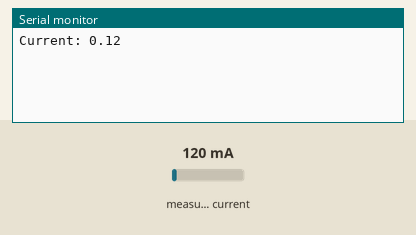
Simulated run of this sketch. Board: Arduino Uno, built with avr-gcc and run on an emulated ATmega328P. On the bench: the last lines printed to the serial monitor. Inputs (shaded band) come from the test bench; at power-on: measured current 120 mA. WiFi joins after 1.5 s; servers stay silent unless stated.

Above: at 2.7 s.
2.8 s: measured current set to 40 mA
At 4.6 s:
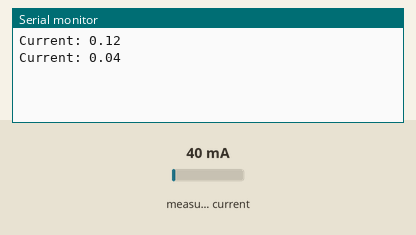
6.1 s: measured current set to 500 mA
At 8.1 s:
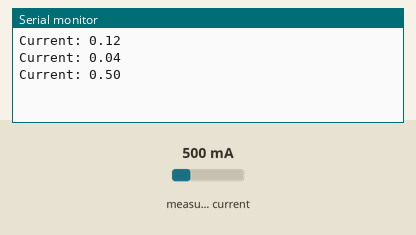
Timing chart, 0 to 9.6 s (numbered marks = the images above; inputs shaded):
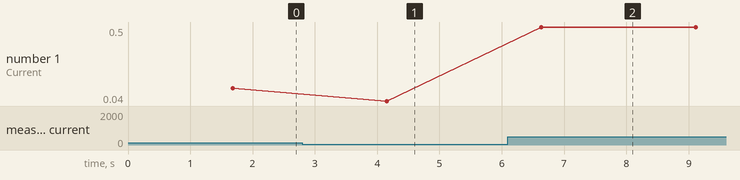

Measured:
- after the input at 2.8 s, the serial monitor: prints a new line after 1.4 s (image 1)
- after the input at 6.1 s, the serial monitor: prints a new line after 0.54 s (image 2)
- plotted number 1: 0.12 → 0.04 after the input at 2.8 s, 0.04 → 0.5 after the input at 6.1 s

The sketch:

Current_Thingspeak.ino
```cpp
#include <ThingSpeak.h>
#include <SPI.h>
#include <Ethernet.h>
#include "EmonLib.h"

EnergyMonitor emon1;
byte mac[] = { 0xDE, 0xAD, 0xBE, 0xEF, 0xFE, 0xED};
EthernetClient client;
// On Arduino:  0 - 1023 maps to 0 - 5 volts
//#define VOLTAGE_MAX 5.0
//#define VOLTAGE_MAXCOUNTS 1023.0

unsigned long myChannelNumber = 565822;               //Channel ID from ThingSpeak
const char * myWriteAPIKey = "Q911NONG0Z679KR9";      //Write API Key Derived from ThingSpeak

void setup()
{
  Serial.begin(9600);
  emon1.current(1, 111.1);
  Ethernet.begin(mac);
  ThingSpeak.begin(client);
}

void loop()
{
  float Irms = emon1.calcIrms(1480);
  Serial.print("Current: ");
  Serial.println(Irms);
  Serial.println();

  // Write to ThingSpeak. There are up to 8 fields in a channel, allowing you to store up to 8 different
  // pieces of information in a channel.  Here, we write to field 1.
  ThingSpeak.writeField(myChannelNumber, 1, Irms, myWriteAPIKey);
  delay(2000); // ThingSpeak will only accept updates every 15 seconds.
}
```
